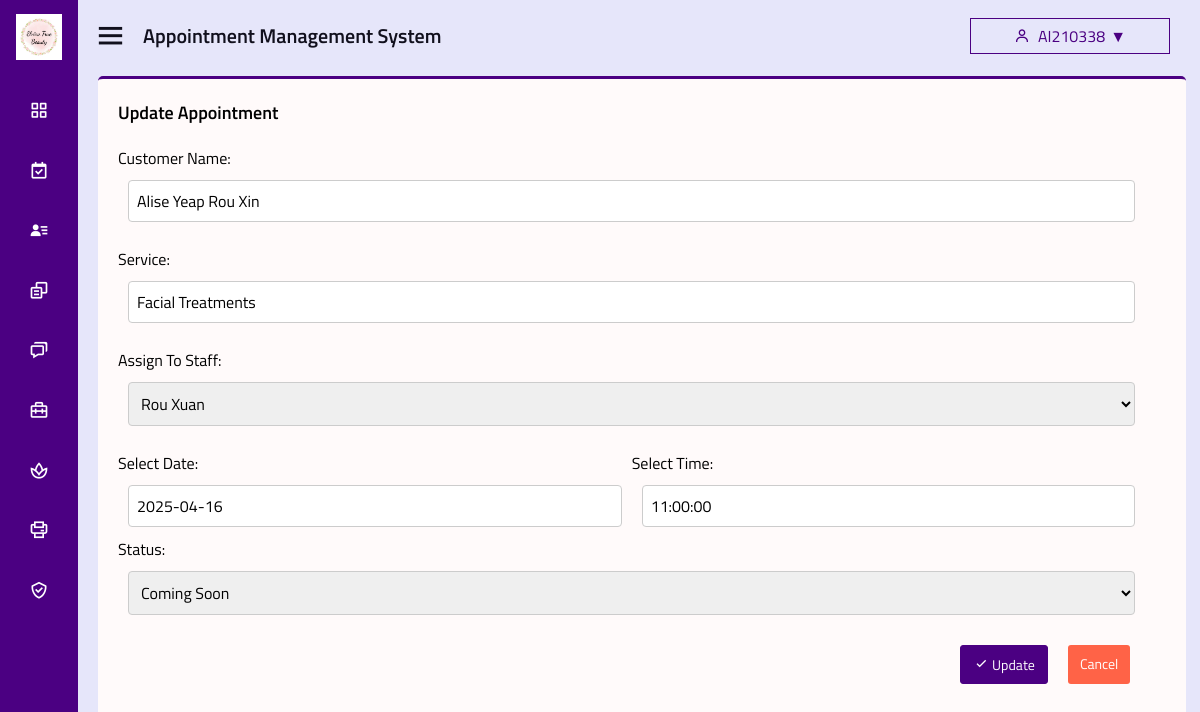
Page /admin-view-appointment.php?appointment_id=1 (signed in) on the committed database.
### tables this page shows
CREATE TABLE `user` (
  `user_id` int(11) NOT NULL,
  `username` varchar(255) NOT NULL,
  `email` varchar(255) NOT NULL,
  `gender` enum('male','female','rather not say') NOT NULL,
  `password` varchar(255) NOT NULL,
  `phone_number` varchar(20) DEFAULT NULL,
  `profile_picture` varchar(255) DEFAULT NULL,
  `security_question_id` int(11) DEFAULT NULL,
  `security_answer` varchar(255) DEFAULT NULL,
  `verification_code` varchar(10) DEFAULT NULL,
  `is_verified` tinyint(1) NOT NULL DEFAULT 0,
  `role` enum('admin','staff','customer') NOT NULL DEFAULT 'customer',
  `date_created` timestamp NOT NULL DEFAULT current_timestamp(),
  `date_updated` timestamp NOT NULL DEFAULT current_timestamp() ON UPDATE current_timestamp()
);

CREATE TABLE `service` (
  `service_id` int(11) NOT NULL,
  `service_name` varchar(255) NOT NULL,
  `service_description` text DEFAULT NULL,
  `service_duration` int(11) DEFAULT NULL,
  `service_price` decimal(10,2) DEFAULT NULL,
  `service_image` varchar(255) DEFAULT NULL,
  `date_created` timestamp NOT NULL DEFAULT current_timestamp(),
  `date_updated` timestamp NOT NULL DEFAULT current_timestamp() ON UPDATE current_timestamp()
);

CREATE TABLE `appointment` (
  `appointment_id` int(11) NOT NULL,
  `customer_id` int(11) NOT NULL,
  `service_id` int(11) NOT NULL,
  `staff_id` int(11) DEFAULT NULL,
  `appointment_date` date NOT NULL,
  `appointment_time` time NOT NULL,
  `appointment_status` varchar(20) NOT NULL,
  `date_created` timestamp NOT NULL DEFAULT current_timestamp(),
  `date_updated` timestamp NOT NULL DEFAULT current_timestamp() ON UPDATE current_timestamp()
);

### admin-view-appointment.php (the view, shortened to what this page needs)
<?php
include 'config.php';
$user_id = $_SESSION['user_id'];
$stmt_user = $pdo->prepare("SELECT * FROM user WHERE user_id = ?");
$stmt_user->execute([$user_id]);
$user = $stmt_user->fetch(PDO::FETCH_ASSOC);
$admin_name = $user['username'];
if(isset($_GET['appointment_id'])) {
    $appointment_id = $_GET['appointment_id'];
    $stmt_appointment = $pdo->prepare("SELECT * FROM appointment WHERE appointment_id = ?");
    $stmt_appointment->execute([$appointment_id]);
    $appointment = $stmt_appointment->fetch(PDO::FETCH_ASSOC);
    $customer_id = $appointment['customer_id'];
    $stmt_customer = $pdo->prepare("SELECT username FROM user WHERE user_id = ?");
    $stmt_customer->execute([$customer_id]);
    $customer = $stmt_customer->fetch(PDO::FETCH_ASSOC);
    $service_id = $appointment['service_id'];
    $stmt_service = $pdo->prepare("SELECT service_name FROM service WHERE service_id = ?");
    $stmt_service->execute([$service_id]);
    $service = $stmt_service->fetch(PDO::FETCH_ASSOC);
    $stmt_staff_availability = $pdo->prepare("
    SELECT sa.staff_id, u.username AS staff_name, sa.available_start_date, sa.available_end_date
    FROM staff_availability sa
    JOIN user u ON u.user_id = sa.staff_id
    WHERE sa.service_id = ?
    ");
    $stmt_staff_availability->execute([$service_id]);
    $staff_availability = $stmt_staff_availability->fetchAll(PDO::FETCH_ASSOC);
    $assigned_staff_id = $appointment['staff_id'];
} else {
    echo "Appointment ID not provided.";
    exit();
}
?>
<!DOCTYPE html>
<html lang="en" dir="ltr">
<head>
  <link rel="stylesheet" href="css/style.css">
  <link rel="stylesheet" href="https://cdnjs.cloudflare.com/ajax/libs/font-awesome/5.15.4/css/all.min.css" />
  <link href='https://unpkg.com/boxicons@2.0.7/css/boxicons.min.css' rel='stylesheet'>
  <link rel="stylesheet" href="https://code.jquery.com/ui/1.12.1/themes/base/jquery-ui.css">
  <link rel="stylesheet" href="https://cdnjs.cloudflare.com/ajax/libs/jquery-timepicker/1.13.18/jquery.timepicker.min.css">
</head>
<body>
<div class="sidebar close">
    <div class="logo-details">
      <img src="favicon/favicon.ico" alt="logo">
    </div>
    <ul class="nav-links">
    <li>
        <a href="admin-dashboard.php">
          <i class='bx bx-grid-alt' ></i>
        </a>
      </li>
      <li class="<?php echo basename($_SERVER['PHP_SELF']) == 'admin-appointment.php' ? 'active' : ''; ?>">
        <a href="admin-appointment.php">
          <i class='bx bx-calendar-check'></i>
        </a>
      </li>
      <li>
        <a href="admin-customer.php">
          <i class='bx bxs-user-detail' ></i>
        </a>
      </li>
      <li>
        <a href="admin-login.php">
          <i class='bx bx-copy-alt' ></i>
        </a>
      </li>
      <li>
        <a href="admin-message.php">
          <i class='bx bx-chat' ></i>
        </a>
      </li>
      <li>
        <a href="admin-staff.php">
          <i class='bx bx-briefcase-alt-2'></i>
        </a>
      </li>
      <li>
        <a href="admin-service.php">
          <i class='bx bx-spa'></i>
        </a>
      </li>
      <li>
        <a href="admin-report.php">
          <i class='bx bx-printer bx-flip-vertical' ></i>
        </a>
      </li>
      <li>
        <a href="admin-role.php">
          <i class='bx bx-check-shield' ></i>
        </a>
      </li>
    </div>
<section class="home-section">
  <div class="home-content">
    <i class='bx bx-menu' ></i>
    <span class="text">Appointment Management System</span>
    <div class="user-dropdown">
      <button class="user-dropdown-btn">
      <i class="bx bx-user"></i> <?php echo isset($admin_name) ? $admin_name : ''; ?>
      </button>
    </div>
  </div>
  <div class="content">
    <div class="content-header">
      <h3 class="content-title">Update Appointment</h3>
    </div>
  <div class="admin-update-app-form-container">
      <form class="admin-update-app-form" action="admin-update-appointment.php" method="post">
          <div class="form-group">
              <label for="customerName">Customer Name:</label>
              <input type="text" id="customerName" name="customerName" class="admin-update-app-input" value="<?php echo htmlspecialchars($customer['username']); ?>" readonly>
          </div>
          <div class="form-group">
              <label for="service">Service:</label>
              <input type="text" id="service" name="service" class="admin-update-app-input" value="<?php echo htmlspecialchars($service['service_name']); ?>" readonly>
          </div>
          <div class="form-group">
              <label for="assignedTo">Assign To Staff:</label>
              <select id="assignedTo" name="assignedTo" class="admin-update-app-select" required>
                  <?php foreach ($staff_availability as $staff): ?>
                      <?php if ($staff['staff_id'] == $assigned_staff_id): ?>
                          <option value="<?php echo $staff['staff_id']; ?>" selected><?php echo htmlspecialchars($staff['staff_name']); ?></option>
                      <?php else: ?>
                          <option value="<?php echo $staff['staff_id']; ?>"><?php echo htmlspecialchars($staff['staff_name']); ?></option>
                      <?php endif; ?>
                  <?php endforeach; ?>
              </select>
          </div>
          <div class="admin-update-app-datetime-container">
              <div class="admin-update-app-date-container">
                  <label for="appointmentDate">Select Date:</label>
                  <input type="text" name="appointmentDate" id="appointmentDate" class="admin-update-app-input" value="<?php echo htmlspecialchars($appointment['appointment_date']); ?>" required>
              </div>
              <div class="admin-update-app-time-container">
                  <label for="appointmentTime">Select Time:</label>
                  <input type="text" name="appointmentTime" id="appointmentTime" class="admin-update-app-input" value="<?php echo htmlspecialchars($appointment['appointment_time']); ?>" required>
              </div>
          </div>
          <div class="form-group">
              <label for="status">Status:</label>
              <select id="status" name="status" class="admin-update-app-select" required>
                  <option value="Coming Soon" <?php if ($appointment['appointment_status'] == 'Coming Soon') echo 'selected'; ?>>Coming Soon</option>
              </select>
          </div>
          <div class="admin-update-app-btn-container" style="width: calc(100%);">
              <button class="admin-update-app-btn-submit btn btn-flat btn-primary" type="submit"><i class='bx bx-check'></i> Update</button>
              <a href="admin-appointment.php" class="admin-update-app-btn-cancel btn btn-flat btn-danger">Cancel</a>
          </div>
      </form>
  </div>
  </div>
</section>
</body>
</html>

### css/style.css (style rules this page uses)
* { margin: 0; padding: 0; box-sizing: border-box; font-family: 'Titillium Web'; font-size: 16px; }
.sidebar { position: fixed; top: 0; left: 0; height: 100%; width: 320px; background: indigo; z-index: 100; transition: all 0.5s ease; }
.sidebar.close { width: 78px; }
.sidebar .logo-details { height: 60px; width: 100%; display: flex; align-items: center; margin-bottom: 20px; }
.sidebar.close .logo-details img { padding-left: 16px; padding-top: 14px; width:80%; }
.sidebar.close .logo-details img { display: block; }
.sidebar .logo-details img { display: none; }
.sidebar .nav-links { height: 100%; overflow: auto; }
.sidebar.close .nav-links { overflow: visible; }
.sidebar .nav-links li { position: relative; list-style: none; transition: all 0.4s ease; }
.sidebar .nav-links li i { height: 60px; min-width: 78px; text-align: center; line-height: 60px; color: #fff; font-size: 20px; cursor: pointer; transition: all 0.3s ease; }
.sidebar .nav-links li a { display: flex; align-items: center; text-decoration: none; }
.content { width: 97%; background-color: snow; height: 93%; margin-top: 16px; margin-left: 20px; border-top: 3px solid indigo; border-radius: 5px; }
.content-header { padding-top: 20px; margin-bottom: 0; display: flex; justify-content: space-between; align-items: center; padding-left: 20px; padding-right: 20px; }
.content-title { font-size: 18px; font-weight: 600; }
.btn { display: inline-block; padding: 8px 16px; font-size: 14px; text-align: center; text-decoration: none; cursor: pointer; }
.btn-primary { color: lavender; background-color: indigo; border: 1px solid indigo; }
.home-section { position: relative; background: lavender; height: 1000vh; left: 320px; width: calc(100% - 320px); transition: all 0.5s ease; }
.sidebar.close ~ .home-section { left: 78px; width: calc(100% - 78px); }
.home-section .home-content { height: 60px; display: flex; align-items: center; padding-top: 10px; }
.home-section .home-content .bx-menu, .home-section .home-content .text { color: #11101d; font-size: 35px; }
.home-section .home-content .bx-menu { margin: 0 15px; cursor: pointer; }
.home-section .home-content .text { font-size: 20px; font-weight: 600; }
.user-dropdown { position: absolute; display: inline-block; top: 24px; right: 0; margin-left: 800px; margin-right: 30px; }
.user-dropdown-btn { background-color: lavender; color: indigo; padding: 5px 15px; border: 1px solid indigo; cursor: pointer; font-size: 16px; display: flex; align-items: center; margin-top: -6px; width: 200px; justify-content: center; white-space: nowrap; overflow: hidden; text-overflow: ellipsis; }
.user-dropdown-btn i { margin-right: 8px; }
.user-dropdown-btn::after { content: '\25BC'; margin-left: 5px; }
.admin-update-app-form-container { margin: 20px; text-align: center; display: flex; flex-direction: column; }
.admin-update-app-form { width: 98%; }
.admin-update-app-form .form-group { margin-bottom: 15px; }
.admin-update-app-form label { display: block; margin-bottom: 5px; text-align: left; }
.admin-update-app-input, .admin-update-app-select { width: calc(100% - 20px); padding: 8px; box-sizing: border-box; border: 1px solid #ccc; border-radius: 4px; margin-top: 5px; margin-bottom: 10px; }
.admin-update-app-btn-submit, .admin-update-app-btn-cancel { display: inline-block; padding: 8px 12px; text-decoration: none; color: #FFF; border-radius: 3px; cursor: pointer; transition: background-color 0.3s; margin-left: 5px; margin-right: 15px; }
.admin-update-app-btn-container { display: flex; justify-content: flex-end; margin-top: 20px; margin-right: 40px; }
.admin-update-app-btn-cancel { background-color: #FF6347; }
.admin-update-app-datetime-container { display: flex; justify-content: space-between; }
.admin-update-app-date-container, .admin-update-app-time-container { flex: 1; }

### rows in the picture
user: username "AI210338"
user: customerName "Alise Yeap Rou Xin"
service: service "Facial Treatments"
appointment: appointmentDate "2025-04-16", appointmentTime "11:00:00", status "Coming Soon"

### other values in the picture
form field assignedTo "Rou Xuan"
